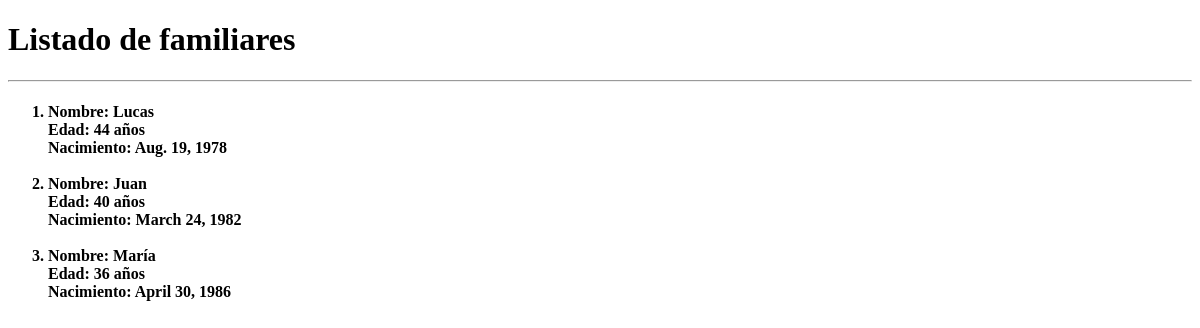
The page /familiares/ on the database as committed earlier.
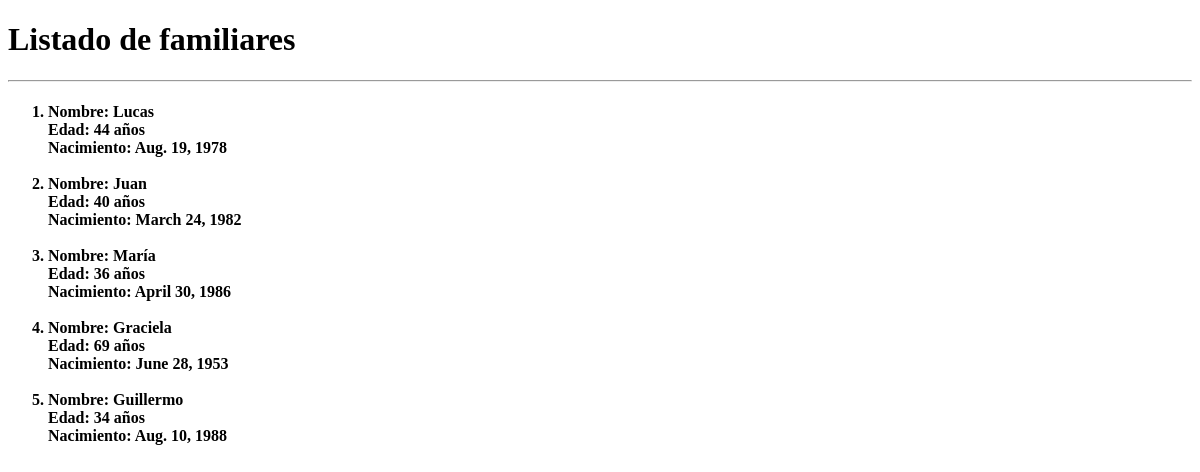
The same page on the database as committed later.
### AppMVT1/models.py (models this page shows)
class Familiares(models.Model):
    nombre = models.CharField(max_length=50)
    edad = models.IntegerField()
    nacimiento = models.DateField()

### AppMVT1/views.py (the view)
# urls.py: path('familiares/', listado_familiares),
def listado_familiares(request):
    familiares = Familiares.objects.all()
    diccionario = {"datos": familiares}
    plantilla = loader.get_template("index.html")
    documento = plantilla.render(diccionario)
    return HttpResponse(documento)

### AppMVT1/templates/index.html (shortened to what this page needs)
<!DOCTYPE html>
<html lang="en">
  <head>
  </head>
  <body>
    <h1>Listado de familiares</h1><hr>
    <h4>
      <ol>
        {% for familiar in datos %}
        <li>
          Nombre: {{familiar.nombre}} <br>
          Edad: {{familiar.edad}} años <br>
          Nacimiento: {{familiar.nacimiento}} <br><br>
        </li>
        {% endfor %}
      </ol>
    </h4>
  </body>
</html>

Rows that differ between the two databases and show on the page:
added Familiares: nombre "Graciela", edad "69", nacimiento "June 28, 1953"
added Familiares: nombre "Guillermo", edad "34", nacimiento "Aug. 10, 1988"
